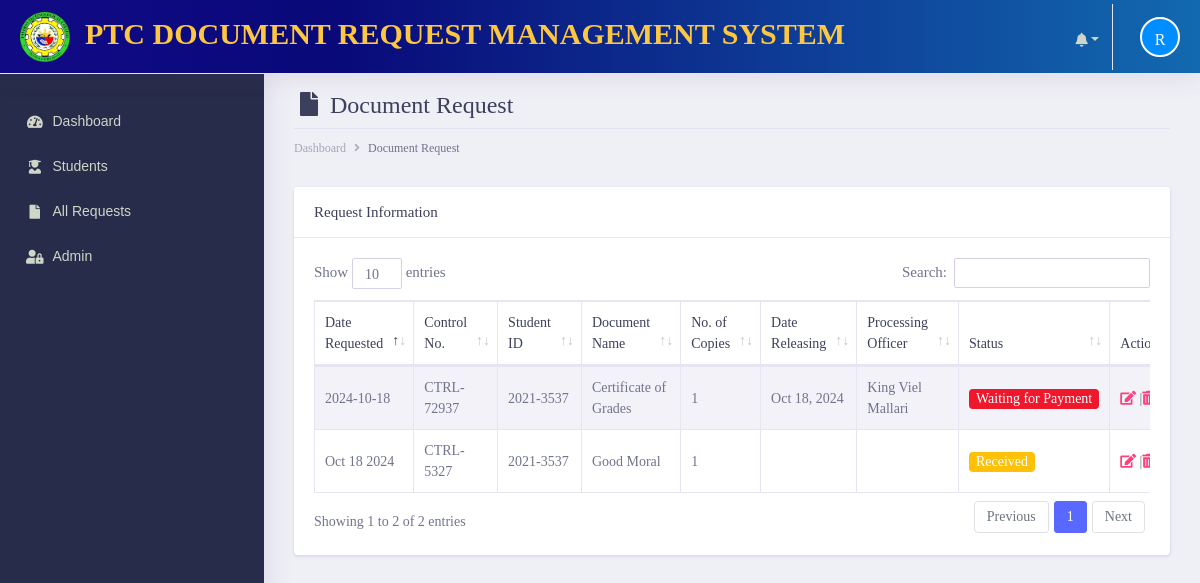
Before: /admin/documents/request.php (signed in) with the older database file.
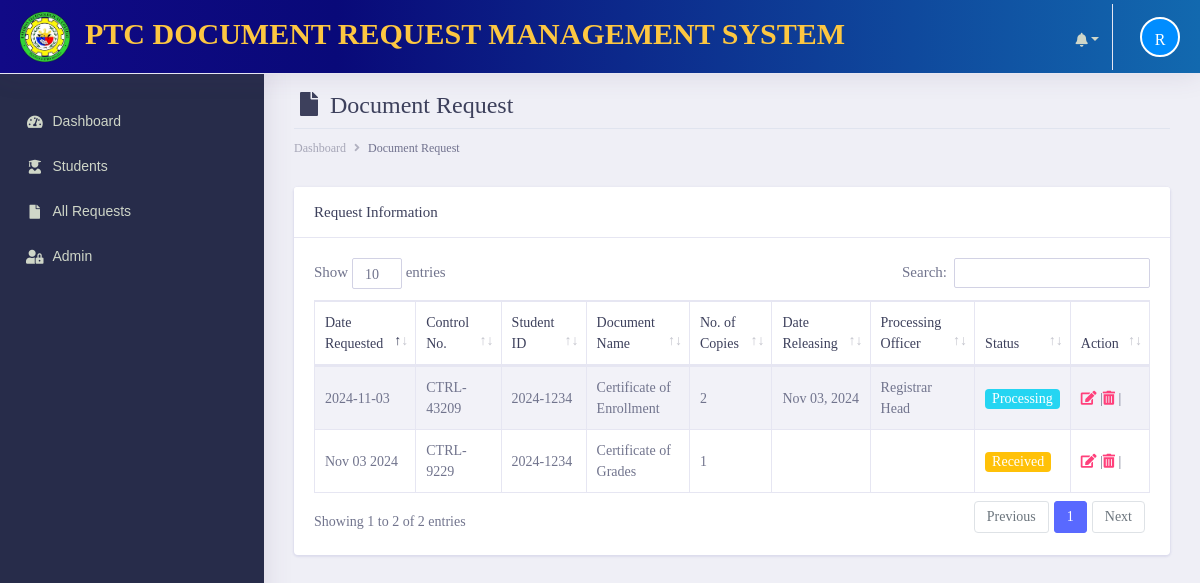
After: the same page with the newer database file.
### tables this page shows
CREATE TABLE `tbl_documentrequest` (
  `request_id` int(11) NOT NULL,
  `control_no` varchar(255) NOT NULL,
  `studentID_no` varchar(255) NOT NULL,
  `document_name` varchar(255) NOT NULL,
  `no_ofcopies` varchar(255) NOT NULL,
  `date_request` varchar(255) NOT NULL,
  `date_releasing` varchar(255) NOT NULL,
  `processing_officer` varchar(255) NOT NULL,
  `status` varchar(255) NOT NULL,
  `remarks` varchar(255) NOT NULL,
  `student_id` int(11) NOT NULL,
  `notif` int(11) NOT NULL
);

### admin/init/model/class_model.php (called while the page is built, shortened)
<?php
	class class_model{
		public $host = db_host;
		public $user = db_user;
		public $pass = db_pass;
		public $dbname = db_name;
		public $conn;
		private function connect(){
			$this->conn = new mysqli($this->host, $this->user, $this->pass, $this->dbname);
		}
	    public function fetchAll_documentrequest(){
            $sql = "SELECT * FROM  tbl_documentrequest";
				$stmt = $this->conn->prepare($sql);
				$stmt->execute();
				$result = $stmt->get_result();
		        $data = array();
		         while ($row = $result->fetch_assoc()) {
		                   $data[] = $row;
		            }
		         return $data;
		  }
	}
?>

### admin/documents/request.php (the view, shortened to what this page needs)
       <?php include('main_header/header.php');?>
         <?php include('left_sidebar/sidebar.php');?>
        <div class="dashboard-wrapper">
            <div class="container-fluid  dashboard-content">
                <div class="row">
                    <div class="col-xl-12 col-lg-12 col-md-12 col-sm-12 col-12">
                        <div class="page-header">
                             <h2 class="pageheader-title"><i class="fa fa-fw fa-file"></i> Document Request </h2>
                            <div class="page-breadcrumb">
                                <nav aria-label="breadcrumb">
                                    <ol class="breadcrumb">
                                        <li class="breadcrumb-item"><a href="#" class="breadcrumb-link">Dashboard</a></li>
                                        <li class="breadcrumb-item active" aria-current="page">Document Request</li>
                                    </ol>
                                </nav>
                            </div>
                        </div>
                    </div>
                </div>
                    <div class="row">
                        <div class="col-xl-12 col-lg-12 col-md-12 col-sm-12 col-12">
                            <div class="card">
                                <h5 class="card-header">Request Information</h5>
                            <div class="card-body">
                                    <div class="table-responsive">
                                        <table class="table table-striped table-bordered first" attribute="data-show-print" type="boo lean">
                                            <thead>
                                                <tr>
                                                    <th scope="col">Date Requested</th>
                                                    <th scope="col">Control No.</th>
                                                    <th scope="col">Student ID</th>
                                                    <th scope="col">Document Name</th>
                                                    <th scope="col">No. of Copies</th>
                                                    <th scope="col">Date Releasing</th>
                                                    <th scope="col">Processing Officer</th>
                                                    <th scope="col">Status</th>
                                                    <th scope="col">Action</th>
                                                </tr>
                                            </thead>
                                            <tbody>
                                             <?php
                                                $conn = new class_model();
                                                $docrequest = $conn->fetchAll_documentrequest();
                                               ?>
                                               <?php foreach ($docrequest as $row) {
                                                ?>
                                                <tr>
                                                    <td><?= $row['date_request']; ?></td>
                                                    <td><?= $row['control_no']; ?></td>
                                                    <td>
                                                    <?php
                                                    if ($row['studentID_no'] !== '') {
                                                      echo $row['studentID_no'];
                                                    } else {
                                                      echo 'No Student ID Recorded!';
                                                    }
                                                    ?>
                                                   </td>
                                                    <td><?= $row['document_name']; ?></td>
                                                    <td><?= $row['no_ofcopies']; ?></td>
                                                     <td>
                                                     <?php
                                                     if($row['date_releasing'] === ""){
                                                           echo "";
                                                         }else if($row['date_releasing'] === $row['date_releasing']){
                                                           echo date("M d, Y",strtotime($row['date_releasing']));
                                                         }
                                                     ?>
                                                    </td>
                                                    <td><?= $row['processing_officer']; ?></td>
                                                    <td>
                                                     <?php
                                                       if($row['status'] ==="Processing"){
                                                           echo '<span class="badge bg-info text-white">Processing</span>';
                                                         } else if($row['status'] ==="Received"){
                                                           echo '<span class="badge bg-warning text-white">Received</span>';
                                                         }else if($row['status'] ==="Waiting for Payment"){
                                                           echo '<span class="badge bg-danger text-white">Waiting for Payment</span>';
                                                        }else if($row['status'] ==="Releasing"){
                                                            echo '<span class="badge bg-success text-white">Releasing</span>';
                                                        }else if($row['status'] ==="Released"){
                                                          echo '<span class="badge bg-primary text-white">Released</span>';
                                                      }else if($row['status'] ==="Declined"){
                                                        echo '<span class="badge bg-danger text-white">Declined</span>';
                                                    }
                                                     ?>
                                                    </td>
                                                    <td class="align-right">
                                                    <?php
                                                      if ($row['status'] === 'Released') {
                                                        echo '';
                                                      }else{
echo '<a href="edit-request.php?request=';
echo $row['request_id'];
echo '&student-number=';
echo $row['studentID_no'];
echo '"class= "text-secondary font-weight-bold text-xs" data-toggle-tooltip" data-original-title= "Edit user"><i class= "fa fa-edit"></i></a> |';
echo '<a href="javascript:; "data-id="';
echo $row['request_id'];
echo '"class= "text-secondary font-weight-bold text-xs delete" data-toggle-tooltip" data-original-title= "Edit user"><i class= "fa fa-trash-alt"></i></a> |';
                                                      }
                                                      ?>
                                                      </td>
                                                </tr>
                                             <?php } ?>
                                            </tbody>
                                        </table>
                                    </div>
                                </div>
                            </div>
                        </div>
                    </div>
            </div>
        </div>
    </div>
</body>
</html>

### admin/documents/main_header/header.php (shortened to what this page needs)
<?php
  include('../init/model/class_model.php');
?>
<!doctype html>
<html lang="en">
<head>
    <link rel="stylesheet" href="../assets/vendor/bootstrap/css/bootstrap.min.css">
    <link rel="stylesheet" href="../assets/libs/css/style.css">
    <link rel="stylesheet" href="../assets/vendor/fontawesome-free/css/all.min.css">
    <link rel="stylesheet" type="text/css" href="../assets/vendor/datatables/css/dataTables.bootstrap4.css">
    <link rel="stylesheet" type="text/css" href="../assets/vendor/datatables/css/buttons.bootstrap4.css">
    <link rel="stylesheet" type="text/css" href="../assets/vendor/datatables/css/select.bootstrap4.css">
    <link rel="stylesheet" type="text/css" href="../assets/vendor/datatables/css/fixedHeader.bootstrap4.css">
</head>
<body>
    <div class="dashboard-main-wrapper">
        <div class="dashboard-header">
            <nav class="navbar navbar-expand-lg fixed-top" id="head-color">
                <a class="navbar-brand" href="index.php"><p id ="title-style"><img class="logo-prmsu" src="../assets/images/logo.png" alt ="logo" width="50px" height="50px">&nbsp;&nbsp;PTC DOCUMENT REQUEST MANAGEMENT SYSTEM</p></a>
                <div class="collapse navbar-collapse " id="navbarSupportedContent">
                    <ul class="navbar-nav ml-auto navbar-right-top">
                         <li class="nav-item dropdown">
                            <a class="nav-link nav-user-img" href="#" id="navbarDropdownMenuLink1" data-toggle="dropdown" aria-haspopup="true" aria-expanded="false">
                                <a href="#" class="dropdown-toggle" data-toggle="dropdown"><span class="badge badge-danger count"></span>&nbsp;<i class="fa fa-bell" style="color: black"></i></a>
                        </li>&nbsp;&nbsp;
                        <li class="nav-item dropdown nav-user">
                            <a class="nav-link nav-user-img" href="index.php" id="navbarDropdownMenuLink2" data-toggle="dropdown" aria-haspopup="true" aria-expanded="false"> <div id="profileImage"></div></a>
                        </li>
                    </ul>
                </div>
            </nav>
        </div>

### admin/documents/left_sidebar/sidebar.php (shortened to what this page needs)
<div class="nav-left-sidebar sidebar-dark" style="background-color: rgb(39, 44, 74); padding-top: 25px; font-family:'Lucida Sans', 'Lucida Sans Regular', 'Lucida Grande', 'Lucida Sans Unicode', Geneva, Verdana, sans-serif">
    <div class="menu-list">
        <nav class="navbar navbar-expand-lg navbar-light">
            <div class="collapse navbar-collapse" id="navbarNav">
                <ul class="navbar-nav flex-column">
                    <li class="nav-item ">
                        <a class="nav-link" href="index.php" ><i class="fa fa-fw fa-tachometer-alt"></i>Dashboard <span class="badge badge-success">6</span></a>
                    </li>
                    <li class="nav-item ">
                        <a class="nav-link" href="student.php"><i class="fa fa-fw fa-user-graduate"></i>Students  <span class="badge badge-success">6</span></a>
                    </li>
                    <li class="nav-item ">
                        <a class="nav-link" href="request.php"><i class="fa fa-fw fa-file"></i>All Requests<span class="badge badge-success">6</span></a>
                    </li>
                    <li class="nav-item ">
                        <a class="nav-link" href="users.php"><i class="fa fa-fw fa-user-lock"></i>Admin <span class="badge badge-success">6</span></a>
                    </li>
                </ul>
            </div>
        </nav>
    </div>
</div>

### admin/documents/main_header/header.php (style rules this page uses)
ul.navbar-nav li a { color: rgb(207, 214, 200) !important; }
ul.navbar-nav li a i { color: rgb(207, 214, 200) !important; }
.navbar-brand { color: rgb(255, 55, 0) !important; }
#profileImage { width: 40px; height: 40px; border-radius: 50%; border-color: white !important; border-style: solid; border-width: 2px; background:#008dff; font-size: 16px; color: #fff; text-align: center; line-height: 41px; margin: 0px 0; }
#head-color { background: rgb(17,10,134); background: linear-gradient(90deg, rgba(17,10,134,1) 0%, rgba(9,9,121,1) 28%, rgba(18,105,175,1) 100%); }
#title-style { color: #FDC741; font-size: 100%; size: 3em; }

Changed rows visible on the page:
removed tbl_documentrequest: date_request "2024-10-18", control_no "CTRL-72937", studentID_no "2021-3537", document_name "Certificate of Grades", no_ofcopies "1", date_releasing "Oct 18, 2024", processing_officer "King Viel Mallari", shows "Waiting for Payment"
removed tbl_documentrequest: date_request "Oct 18 2024", control_no "CTRL-5327", studentID_no "2021-3537", document_name "Good Moral", no_ofcopies "1", status "Received"
added tbl_documentrequest: date_request "2024-11-03", control_no "CTRL-43209", studentID_no "2024-1234", document_name "Certificate of Enrollment", no_ofcopies "2", date_releasing "Nov 03, 2024", processing_officer "Registrar Head", status "Processing"
added tbl_documentrequest: date_request "Nov 03 2024", control_no "CTRL-9229", studentID_no "2024-1234", document_name "Certificate of Grades", no_ofcopies "1", status "Received"
